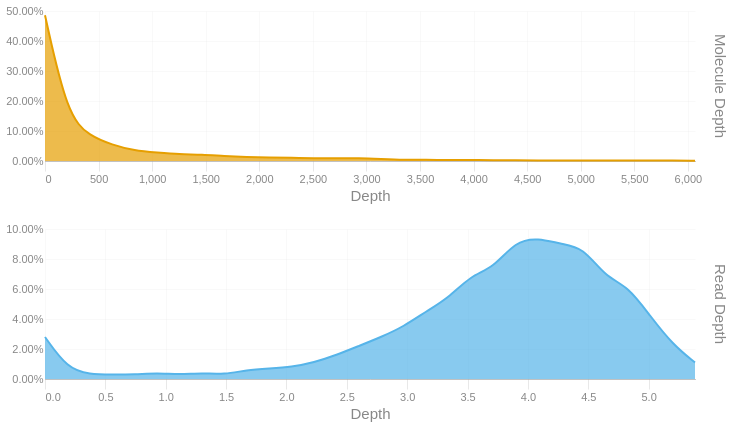

The cell this chart's notebook holds for it:
### Code cell
readdep = depth_hist(tb['Read Depth'], q99, 3)
readdep = readdep.with_columns(pl.lit('Read Depth').alias('Metric'))
if not SKIPLR:
    moldep = depth_hist(tb['Molecule Depth'], mol_q99, 1)
    moldep = moldep.with_columns(pl.lit('Molecule Depth').alias('Metric'))
    _hist = pl.concat([readdep, moldep])
    _hist = _hist.filter(pl.col('Proportion') != 0)
    with SafeRender(_hist):
        (
            alt.Chart(_hist)        
            .mark_area(interpolate = "basis")
            .encode(
                x=alt.X('Bin:Q').scale(domainMin=0).axis(alt.Axis(title='Depth')),
                y = alt.Y('Proportion:Q', title = None).axis(format = '.2%'),
                color = alt.Color('Metric:N').legend(None),
                row = alt.Row("Metric:N").header(title = None, labelOrient = 'right'),
                tooltip = [
                    alt.Tooltip("Metric:N", title = "Metric"),
                    alt.Tooltip('Interval:N', title = "Depth Interval"),
                    alt.Tooltip('Proportion:Q', title = "% Alignments").format('.2%')
                ]
            )
            .resolve_scale(x='independent', y='independent')
            .properties(
                height = 150, width = 650,
                usermeta={'embedOptions': {'downloadFileName': f'{samplename}.depth.hist'}}
            )
        ).display()
else:
    readdep = readdep.filter(pl.col('Proportion') != 0)
    with SafeRender(readdep):
        (
            alt.Chart(readdep)        
            .mark_area(interpolate = "basis")
            .encode(
                x=alt.X('Bin:Q').scale(domainMin=0).axis(alt.Axis(title='Depth')),
                y = alt.Y('Proportion:Q', title = None).axis(format = '.2%'),
                tooltip = [
                    alt.Tooltip('Interval:N', title = "Depth Interval"),
                    alt.Tooltip('Proportion:Q', title = "% Alignments").format('.2%')
                ]
            )
            .properties(
                usermeta={'embedOptions': {'downloadFileName': f'{samplename}.depth.hist'}}
            )
        ).display()

### Figure 1 — Vega-Lite specification as saved in the notebook (floating-point values rounded to 4 significant figures)
{"width": 650, "height": 150, "config": {"title": {"anchor": "start", "dy": -15, "fontSize": 18, "color": "#888888", "subtitleColor": "#888888", "subtitleFontSize": 14}, "arc": {"fill": "#0072B2"}, "axis": {"domainColor": "#888888", "domainWidth": 0.5, "gridWidth": 0.2, "grid": false, "titleFontWeight": 400, "titleFontSize": 15, "labelFontSize": 11, "labelColor": "#888888", "tickColor": "#888888", "tickWidth": 0.2, "titleColor": "#888888"}, "axisBand": {"grid": false}, "axisX": {"grid": true, "tickSize": 10, "domainCap": "round"}, "axisY": {"domain": false, "grid": true, "tickSize": 0, "domainCap": "round"}, "background": "transparent", "header": {"labelFontSize": 15, "labelColor": "#888888", "titleFontSize": 15, "titleFontWeight": 600, "titleColor": "#888888"}, "legend": {"labelFont": "sans-serif", "labelFontSize": 12, "labelColor": "#888888", "symbolSize": 100, "symbolType": "circle", "titleFontSize": 12, "titlePadding": 10, "titleColor": "#888888", "title": null}, "range": {"category": ["#E69F00", "#56B4E9", "#009E73", "#F0E442", "#0072B2", "#D55E00", "#CC79A7", "#000000"], "diverging": ["#cfe8f3", "#a2d4ec", "#73bfe2", "#46abdb", "#1696d2", "#12719e"]}, "area": {"fill": "#0072B2", "fillOpacity": 0.7, "line": true, "strokeOpacity": 0.7}, "line": {"color": "#0072B2", "stroke": "#0072B2", "strokeWidth": 2}, "trail": {"color": "#0072B2", "stroke": "#0072B2", "strokeWidth": 0, "size": 1}, "point": {"filled": true, "fillOpacity": 1.0, "size": 95}, "text": {"color": "#888888", "fontSize": 11, "align": "right", "fontWeight": 400, "size": 11}, "bar": {"fill": "#0072B2", "stroke": null}, "view": {"stroke": null, "continuousWidth": 660, "continuousHeight": 400}}, "data": {"name": "data-845396c3d6cb8cebcefe50138fd65489"}, "mark": {"type": "area", "interpolate": "basis"}, "encoding": {"color": {"field": "Metric", "legend": null, "type": "nominal"}, "row": {"field": "Metric", "header": {"title": null, "labelOrient": "right"}, "type": "nominal"}, "tooltip": [{"field": "Metric", "title": "Metric", "type": "nominal"}, {"field": "Interval", "title": "Depth Interval", "type": "nominal"}, {"field": "Proportion", "format": ".2%", "title": "% Alignments", "type": "quantitative"}], "x": {"axis": {"title": "Depth"}, "field": "Bin", "scale": {"domainMin": 0}, "type": "quantitative"}, "y": {"axis": {"format": ".2%"}, "field": "Proportion", "title": null, "type": "quantitative"}}, "resolve": {"scale": {"x": "independent", "y": "independent"}}, "usermeta": {"embedOptions": {"downloadFileName": "S3_Waccamaw_1705.depth.hist"}}, "$schema": "https://vega.github.io/schema/vega-lite/v6.1.0.json", "datasets": {"data-845396c3d6cb8cebcefe50138fd65489": [{"Bin": 0.0, "Interval": "0.0-0.186", "Proportion": 0.028, "Metric": "Read Depth"}, {"Bin": 0.186, "Interval": "0.186-0.371", "Proportion": 0.007, "Metric": "Read Depth"}, {"Bin": 0.371, "Interval": "0.371-0.557", "Proportion": 0.003, "Metric": "Read Depth"}, {"Bin": 0.557, "Interval": "0.557-0.743", "Proportion": 0.003, "Metric": "Read Depth"}, {"Bin": 0.743, "Interval": "0.743-0.928", "Proportion": 0.003, "Metric": "Read Depth"}, {"Bin": 0.928, "Interval": "0.928-1.114", "Proportion": 0.004, "Metric": "Read Depth"}, {"Bin": 1.114, "Interval": "1.114-1.3", "Proportion": 0.003, "Metric": "Read Depth"}, {"Bin": 1.3, "Interval": "1.3-1.485", "Proportion": 0.004, "Metric": "Read Depth"}, {"Bin": 1.485, "Interval": "1.485-1.671", "Proportion": 0.003, "Metric": "Read Depth"}, {"Bin": 1.671, "Interval": "1.671-1.857", "Proportion": 0.006, "Metric": "Read Depth"}, {"Bin": 1.857, "Interval": "1.857-2.042", "Proportion": 0.007, "Metric": "Read Depth"}, {"Bin": 2.042, "Interval": "2.042-2.228", "Proportion": 0.008, "Metric": "Read Depth"}, {"Bin": 2.228, "Interval": "2.228-2.414", "Proportion": 0.011, "Metric": "Read Depth"}, {"Bin": 2.414, "Interval": "2.414-2.599", "Proportion": 0.016, "Metric": "Read Depth"}, {"Bin": 2.599, "Interval": "2.599-2.785", "Proportion": 0.022, "Metric": "Read Depth"}, {"Bin": 2.785, "Interval": "2.785-2.971", "Proportion": 0.028, "Metric": "Read Depth"}, {"Bin": 2.971, "Interval": "2.971-3.156", "Proportion": 0.035, "Metric": "Read Depth"}, {"Bin": 3.156, "Interval": "3.156-3.342", "Proportion": 0.045, "Metric": "Read Depth"}, {"Bin": 3.342, "Interval": "3.342-3.528", "Proportion": 0.054, "Metric": "Read Depth"}, {"Bin": 3.528, "Interval": "3.528-3.713", "Proportion": 0.069, "Metric": "Read Depth"}, {"Bin": 3.713, "Interval": "3.713-3.899", "Proportion": 0.074, "Metric": "Read Depth"}, {"Bin": 3.899, "Interval": "3.899-4.085", "Proportion": 0.092, "Metric": "Read Depth"}, {"Bin": 4.085, "Interval": "4.085-4.27", "Proportion": 0.094, "Metric": "Read Depth"}, {"Bin": 4.27, "Interval": "4.27-4.456", "Proportion": 0.09, "Metric": "Read Depth"}, {"Bin": 4.456, "Interval": "4.456-4.642", "Proportion": 0.088, "Metric": "Read Depth"}, {"Bin": 4.642, "Interval": "4.642-4.827", "Proportion": 0.068, "Metric": "Read Depth"}, {"Bin": 4.827, "Interval": "4.827-5.013", "Proportion": 0.062, "Metric": "Read Depth"}, {"Bin": 5.013, "Interval": "5.013-5.199", "Proportion": 0.042, "Metric": "Read Depth"}, {"Bin": 5.199, "Interval": "5.199-5.384", "Proportion": 0.023, "Metric": "Read Depth"}, {"Bin": 5.384, "Interval": "5.384-5.57", "Proportion": 0.011, "Metric": "Read Depth"}, {"Bin": 0.0, "Interval": "0.0-209.2", "Proportion": 0.486, "Metric": "Molecule Depth"}, {"Bin": 209.2, "Interval": "209.2-418.4", "Proportion": 0.151, "Metric": "Molecule Depth"}, {"Bin": 418.4, "Interval": "418.4-627.6", "Proportion": 0.083, "Metric": "Molecule Depth"}, {"Bin": 627.6, "Interval": "627.6-836.8", "Proportion": 0.054, "Metric": "Molecule Depth"}, {"Bin": 836.8, "Interval": "836.8-1046.0", "Proportion": 0.034, "Metric": "Molecule Depth"}, {"Bin": 1046.0, "Interval": "1046.0-1255.2", "Proportion": 0.028, "Metric": "Molecule Depth"}, {"Bin": 1255.0, "Interval": "1255.2-1464.4", "Proportion": 0.022, "Metric": "Molecule Depth"}, {"Bin": 1464.0, "Interval": "1464.4-1673.5", "Proportion": 0.022, "Metric": "Molecule Depth"}, {"Bin": 1674.0, "Interval": "1673.5-1882.7", "Proportion": 0.016, "Metric": "Molecule Depth"}, {"Bin": 1883.0, "Interval": "1882.7-2091.9", "Proportion": 0.013, "Metric": "Molecule Depth"}, {"Bin": 2092.0, "Interval": "2091.9-2301.1", "Proportion": 0.012, "Metric": "Molecule Depth"}, {"Bin": 2301.0, "Interval": "2301.1-2510.3", "Proportion": 0.011, "Metric": "Molecule Depth"}, {"Bin": 2510.0, "Interval": "2510.3-2719.5", "Proportion": 0.009, "Metric": "Molecule Depth"}, {"Bin": 2720.0, "Interval": "2719.5-2928.7", "Proportion": 0.009, "Metric": "Molecule Depth"}, {"Bin": 2929.0, "Interval": "2928.7-3137.9", "Proportion": 0.01, "Metric": "Molecule Depth"}, {"Bin": 3138.0, "Interval": "3137.9-3347.1", "Proportion": 0.007, "Metric": "Molecule Depth"}, {"Bin": 3347.0, "Interval": "3347.1-3556.3", "Proportion": 0.004, "Metric": "Molecule Depth"}, {"Bin": 3556.0, "Interval": "3556.3-3765.5", "Proportion": 0.004, "Metric": "Molecule Depth"}, {"Bin": 3766.0, "Interval": "3765.5-3974.7", "Proportion": 0.003, "Metric": "Molecule Depth"}, {"Bin": 3975.0, "Interval": "3974.7-4183.9", "Proportion": 0.003, "Metric": "Molecule Depth"}, {"Bin": 4184.0, "Interval": "4183.9-4393.1", "Proportion": 0.003, "Metric": "Molecule Depth"}, {"Bin": 4393.0, "Interval": "4393.1-4602.3", "Proportion": 0.002, "Metric": "Molecule Depth"}, {"Bin": 4602.0, "Interval": "4602.3-4811.4", "Proportion": 0.002, "Metric": "Molecule Depth"}, {"Bin": 4811.0, "Interval": "4811.4-5020.6", "Proportion": 0.002, "Metric": "Molecule Depth"}, {"Bin": 5021.0, "Interval": "5020.6-5229.8", "Proportion": 0.002, "Metric": "Molecule Depth"}, {"Bin": 5230.0, "Interval": "5229.8-5439.0", "Proportion": 0.002, "Metric": "Molecule Depth"}, {"Bin": 5439.0, "Interval": "5439.0-5648.2", "Proportion": 0.001, "Metric": "Molecule Depth"}, {"Bin": 5648.0, "Interval": "5648.2-5857.4", "Proportion": 0.002, "Metric": "Molecule Depth"}, {"Bin": 5857.0, "Interval": "5857.4-6066.6", "Proportion": 0.002, "Metric": "Molecule Depth"}, {"Bin": 6067.0, "Interval": "6066.6-6275.8", "Proportion": 0.001, "Metric": "Molecule Depth"}]}}
